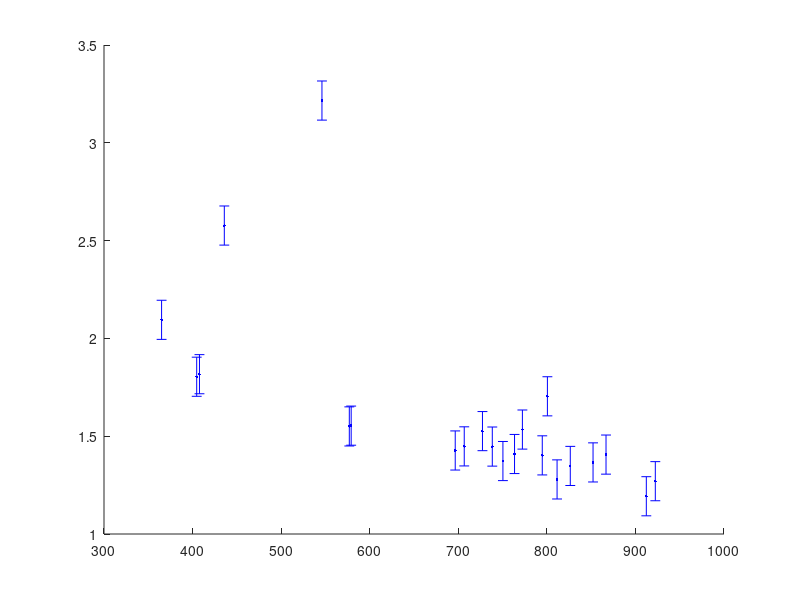

This chart was generated by the following MATLAB code: (Note: this script raises an error after producing the figure.)
%% Calibration of the Ocean spectrometer

%This section shows the calibration  of the ocean spectrometer using the
%calibration source. 
Expected1 = [365.015
404.656
407.783
435.833
546.074
576.96
579.066
696.543
706.722
727.294
738.393
750.387
763.511
772.376
794.818
800.616
811.531
826.452
852.144
866.794
912.297
922.45];

Recorded1 = [367.11
406.46
409.60
438.41
549.29
578.51
580.62
697.97
708.17
728.82
739.84
751.76
764.92
773.91
796.22
802.32
812.81
827.80
853.51
868.20
913.49
923.72];

Difference1 = Recorded1 - Expected1;
%This equation gives the delta between the expected values and the
%recorded values so that we can calculate the standard deviation.

Average = mean(Difference1);
Standard_derivation = std(Difference1);

Standard_error = Standard_derivation/sqrt(length(Difference1));

sserrorplot = 0.1*ones(length(Difference1),1);

hold on
errorbar(Expected1,Difference1,sserrorplot,'.b','MarkerSize',8,'CapSize',4)
xlabel('Wavelength (nm)','FontSize', 20,'Interpreter','latex')
ylabel('Difference in wavelength (nm)')
ylim([0 4])
xlim([350 950])
set(gca,'FontSize',16)
legend('off')
hold off

% This is the associated error on the average
%% Calibration of the Bentham monochromator

clc

% Inputting data manually recorded
Expected2 = [
400
425
450
475
500
525
550
575
600
625
650
675
700
725
750
775
800
825
850
875
900
925
950
975
1000];

Recorded2 = [416.51
441.12
465.80
490.33
514.93
539.97
564.64
589.53
614.23
639.14
663.84
688.71
713.54
738.33
763.24
788.07
812.81
837.62
862.48
887.02
911.57
936.12
960.96
985.74
1010.74];

Adjusted2 = Recorded2 - Average;

Difference2 = Adjusted2 - Expected2;

standard_deviation2 = std(Difference2);
weights = 1 / standard_deviation2.^2; 
weightsplot = weights*ones(length(Difference2),1);

%Using the standard error approach

serror = sqrt(0.1^2 + Standard_error^2);
serrorplot = serror * ones(length(Difference2),1);
clf
hold on
errorbar(Expected2,Difference2,serrorplot,'*b','MarkerSize',10)
h = plot(fittedmodel1);
xlabel('Wavelength (nm)','FontSize', 20)
ylabel('Difference in wavelength (nm)')
xlim([350 1050])
ylim([8 16])
set(gca,'FontSize',16)
set(h,'LineWidth',2)
legend('off')
hold off

%Pulling coeffecients and errors
Bound = confint(fittedmodel1);
Gradlow = Bound(1,2);
Gradup = Bound(2,2);
Intlow = Bound(1,1);
Intup = Bound(2,1);

Grad_err = (Gradup - Gradlow)/2*1.96
Int_err = (Intup - Intlow)/2*1.96





